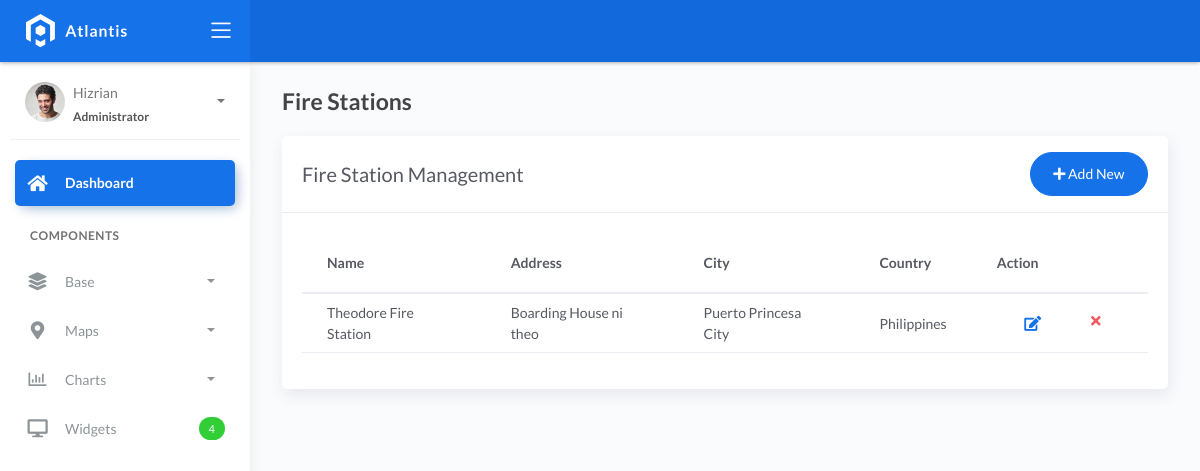
/firestations/, run on the app's committed database.
### fire/models.py (models this page shows)
class BaseModel(models.Model):
    created_at = models.DateTimeField(auto_now_add=True, db_index=True)
    updated_at = models.DateTimeField(auto_now=True)
    class Meta:
        abstract = True

class FireStation(BaseModel):
    name = models.CharField(max_length=150)
    latitude = models.DecimalField(
        max_digits=22, decimal_places=16, null=True, blank=True)
    longitude = models.DecimalField(
        max_digits=22, decimal_places=16, null=True, blank=True)
    address = models.CharField(max_length=150)
    city = models.CharField(max_length=150)  # can be in separate table
    country = models.CharField(max_length=150)  # can be in separate table

### fire/views.py (the view)
# urls.py: path('firestations/', FireStationListView.as_view(), name='firestation-list'),
class FireStationListView(ListView):
    model = FireStation
    template_name = 'fire/firestation_list.html'
    context_object_name = 'firestations'

### templates/fire/firestation_list.html
{% extends 'fire/base_list.html' %}
{% block page_title %}Fire Stations{% endblock %}
{% block card_title %}Fire Station Management{% endblock %}
{% block create_url %}{% url 'firestation-create' %}{% endblock %}
{% block table_content %}
<table class="table table-hover">
    <thead>
        <tr>
            <th>Name</th>
            <th>Address</th>
            <th>City</th>
            <th>Country</th>
            <th>Action</th>
        </tr>
    </thead>
    <tbody>
        {% for station in firestations %}
        <tr>
            <td>{{ station.name }}</td>
            <td>{{ station.address }}</td>
            <td>{{ station.city }}</td>
            <td>{{ station.country }}</td>
            <td>
                <div class="form-button-action">
                    <a href="{% url 'firestation-update' station.pk %}" class="btn btn-link btn-primary btn-lg">
                        <i class="fa fa-edit"></i>
                    </a>
                    <a href="{% url 'firestation-delete' station.pk %}" class="btn btn-link btn-danger">
                        <i class="fa fa-times"></i>
                    </a>
                </div>
            </td>
        </tr>
        {% endfor %}
    </tbody>
</table>
{% endblock %}

### data on the page
FireStation: name "Theodore Fire Station", address "Boarding House ni theo", city "Puerto Princesa City", country "Philippines"
